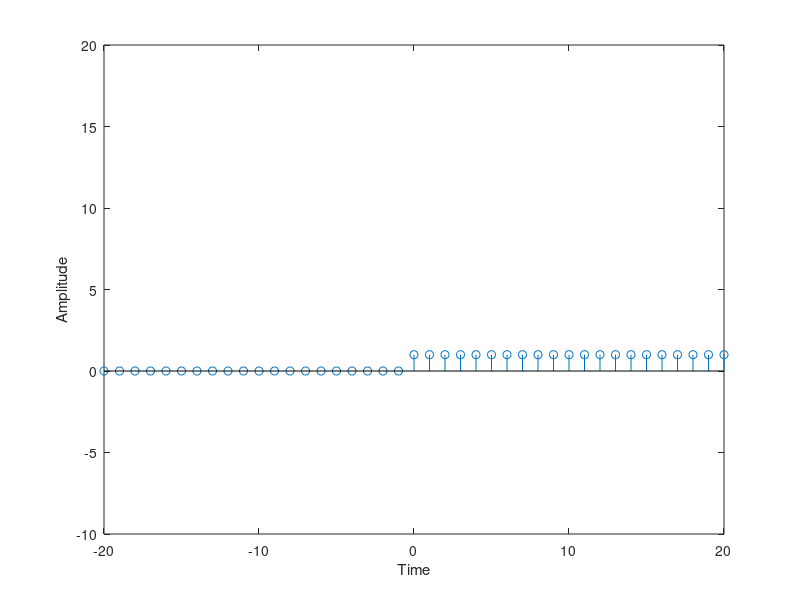

Reproduce this figure in MATLAB.
clc;
clear all;
close all;

n = -20:20;
ramp_n = (n>=0);
stem(n,ramp_n);
axis([-20 20 -10 20]);
xlabel('Time');
ylabel('Amplitude');